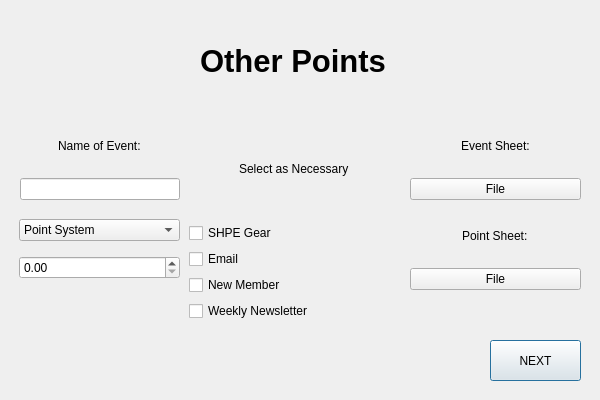
<?xml version="1.0" encoding="UTF-8"?>
<ui version="4.0">
 <class>other</class>
 <widget class="QDialog" name="other">
  <property name="geometry">
   <rect>
    <x>0</x>
    <y>0</y>
    <width>600</width>
    <height>400</height>
   </rect>
  </property>
  <property name="minimumSize">
   <size>
    <width>600</width>
    <height>400</height>
   </size>
  </property>
  <property name="maximumSize">
   <size>
    <width>600</width>
    <height>400</height>
   </size>
  </property>
  <property name="windowTitle">
   <string>Dialog</string>
  </property>
  <widget class="QLabel" name="other_title">
   <property name="geometry">
    <rect>
     <x>200</x>
     <y>20</y>
     <width>251</width>
     <height>81</height>
    </rect>
   </property>
   <property name="font">
    <font>
     <pointsize>23</pointsize>
     <weight>75</weight>
     <bold>true</bold>
    </font>
   </property>
   <property name="text">
    <string>Other Points</string>
   </property>
  </widget>
  <widget class="QPushButton" name="next_button">
   <property name="geometry">
    <rect>
     <x>490</x>
     <y>340</y>
     <width>91</width>
     <height>41</height>
    </rect>
   </property>
   <property name="text">
    <string>NEXT</string>
   </property>
  </widget>
  <widget class="QWidget" name="verticalLayoutWidget">
   <property name="geometry">
    <rect>
     <x>20</x>
     <y>120</y>
     <width>160</width>
     <height>80</height>
    </rect>
   </property>
   <layout class="QVBoxLayout" name="verticalLayout">
    <item alignment="Qt::AlignHCenter|Qt::AlignVCenter">
     <widget class="QLabel" name="event_name_label">
      <property name="text">
       <string>Name of Event:</string>
      </property>
     </widget>
    </item>
    <item>
     <layout class="QVBoxLayout" name="verticalLayout_2">
      <item>
       <widget class="QLineEdit" name="event_name_input"/>
      </item>
     </layout>
    </item>
   </layout>
  </widget>
  <widget class="QWidget" name="verticalLayoutWidget_3">
   <property name="geometry">
    <rect>
     <x>19</x>
     <y>210</y>
     <width>161</width>
     <height>80</height>
    </rect>
   </property>
   <layout class="QVBoxLayout" name="verticalLayout_3">
    <item>
     <widget class="QComboBox" name="point_system_combo_box">
      <item>
       <property name="text">
        <string>Point System</string>
       </property>
      </item>
      <item>
       <property name="text">
        <string>Points per Hour</string>
       </property>
      </item>
      <item>
       <property name="text">
        <string>Points for Event</string>
       </property>
      </item>
     </widget>
    </item>
    <item>
     <layout class="QVBoxLayout" name="verticalLayout_4">
      <item>
       <widget class="QDoubleSpinBox" name="point_scroll"/>
      </item>
     </layout>
    </item>
   </layout>
  </widget>
  <widget class="QWidget" name="verticalLayoutWidget_5">
   <property name="geometry">
    <rect>
     <x>410</x>
     <y>120</y>
     <width>171</width>
     <height>80</height>
    </rect>
   </property>
   <layout class="QVBoxLayout" name="verticalLayout_5">
    <item alignment="Qt::AlignHCenter|Qt::AlignVCenter">
     <widget class="QLabel" name="event_sheet_label">
      <property name="text">
       <string>Event Sheet:</string>
      </property>
     </widget>
    </item>
    <item>
     <layout class="QVBoxLayout" name="verticalLayout_6">
      <item>
       <widget class="QPushButton" name="event_sheet_upload">
        <property name="text">
         <string>File</string>
        </property>
       </widget>
      </item>
     </layout>
    </item>
   </layout>
  </widget>
  <widget class="QWidget" name="verticalLayoutWidget_7">
   <property name="geometry">
    <rect>
     <x>410</x>
     <y>210</y>
     <width>171</width>
     <height>80</height>
    </rect>
   </property>
   <layout class="QVBoxLayout" name="verticalLayout_7">
    <item alignment="Qt::AlignHCenter|Qt::AlignVCenter">
     <widget class="QLabel" name="point_sheet_label">
      <property name="text">
       <string>Point Sheet:</string>
      </property>
     </widget>
    </item>
    <item>
     <layout class="QVBoxLayout" name="verticalLayout_8">
      <item>
       <widget class="QPushButton" name="point_shee_upload">
        <property name="text">
         <string>File</string>
        </property>
       </widget>
      </item>
     </layout>
    </item>
   </layout>
  </widget>
  <widget class="QWidget" name="verticalLayoutWidget_9">
   <property name="geometry">
    <rect>
     <x>189</x>
     <y>120</y>
     <width>211</width>
     <height>201</height>
    </rect>
   </property>
   <layout class="QVBoxLayout" name="verticalLayout_9">
    <item alignment="Qt::AlignHCenter">
     <widget class="QLabel" name="check_box_label">
      <property name="text">
       <string>Select as Necessary</string>
      </property>
     </widget>
    </item>
    <item>
     <layout class="QVBoxLayout" name="verticalLayout_12">
      <item>
       <widget class="QCheckBox" name="gear_label">
        <property name="text">
         <string>SHPE Gear</string>
        </property>
       </widget>
      </item>
     </layout>
    </item>
    <item>
     <layout class="QVBoxLayout" name="verticalLayout_10">
      <item>
       <widget class="QCheckBox" name="email_label">
        <property name="text">
         <string>Email </string>
        </property>
       </widget>
      </item>
     </layout>
    </item>
    <item>
     <layout class="QVBoxLayout" name="verticalLayout_13">
      <item>
       <widget class="QCheckBox" name="member_label">
        <property name="text">
         <string>New Member </string>
        </property>
       </widget>
      </item>
     </layout>
    </item>
    <item>
     <layout class="QVBoxLayout" name="verticalLayout_11">
      <item>
       <widget class="QCheckBox" name="newsletter_label">
        <property name="text">
         <string>Weekly Newsletter</string>
        </property>
       </widget>
      </item>
     </layout>
    </item>
   </layout>
  </widget>
  <widget class="QLabel" name="backLabel">
   <property name="geometry">
    <rect>
     <x>-380</x>
     <y>-500</y>
     <width>1731</width>
     <height>1221</height>
    </rect>
   </property>
   <property name="text">
    <string/>
   </property>
  </widget>
  <zorder>backLabel</zorder>
  <zorder>other_title</zorder>
  <zorder>next_button</zorder>
  <zorder>verticalLayoutWidget</zorder>
  <zorder>verticalLayoutWidget_3</zorder>
  <zorder>verticalLayoutWidget_5</zorder>
  <zorder>verticalLayoutWidget_7</zorder>
  <zorder>verticalLayoutWidget_9</zorder>
 </widget>
 <resources/>
 <connections/>
</ui>
